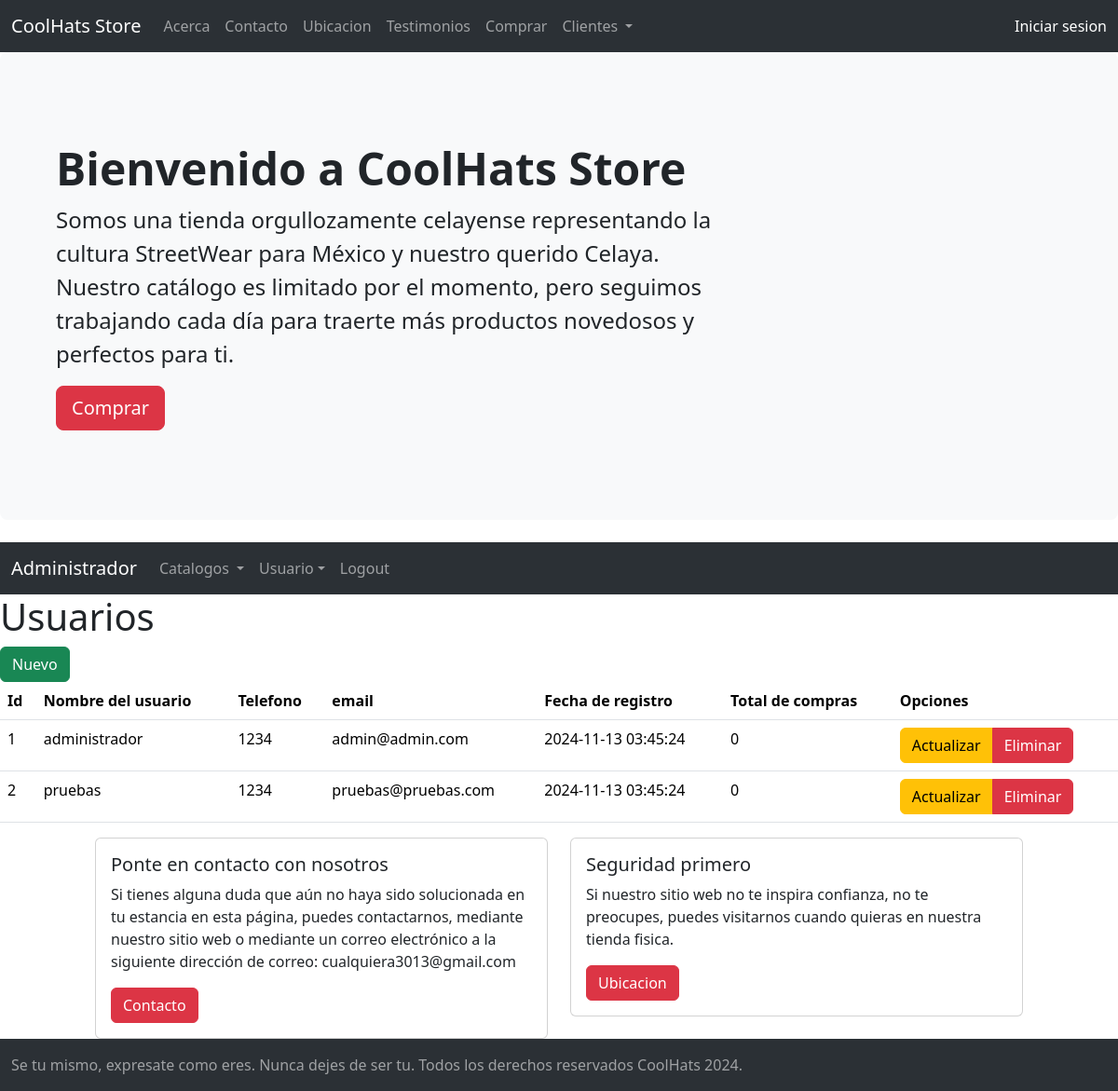
/admin/usuario.php (signed in), run on the app's committed database.
### tables this page shows
CREATE TABLE usuario (
    id INT AUTO_INCREMENT PRIMARY KEY,
    nombre_completo VARCHAR(100) NOT NULL,
    telefono VARCHAR(20),
    contrasena VARCHAR(50),
    email VARCHAR(100) NOT NULL UNIQUE,
    fecha_registro TIMESTAMP DEFAULT CURRENT_TIMESTAMP,
    total_compras INT DEFAULT 0
);

### sistema.class.php (called while the page is built, shortened)
<?php
    class sistema {
        function conexion(){
            $this -> con = new PDO(SGBD.':host='.DBHOST.';dbname='.DBNAME.';port='.DBPORT, DBUSER, DBPASS);
        }
    }
?>

### admin/usuario.class.php (called while the page is built, shortened)
<?php
 require_once ('../sistema.class.php');
 class usuario extends sistema {
    function readAll (){
        $consulta ='select * from usuario;';
        $sql = $this->con->prepare ($consulta);
        $sql -> execute();
        $result = $sql -> fetchALL(PDO::FETCH_ASSOC);
        return $result;
    }
 }
?>

### admin/views/usuario/index.php (the view, shortened to what this page needs)
<?php require('views/header/headerAdministrador.php');?>
  <h1>Usuarios</h1>
  <a href="usuario.php?accion=crear" class="btn btn-success">Nuevo</a>
  <table class="table">
  <thead>
    <tr>
      <th scope="col">Id</th>
      <th scope="col">Nombre del usuario</th>
      <th scope="col">Telefono</th>
      <th scope="col">email</th>
      <th scope="col">Fecha de registro</th>
      <th scope="col">Total de compras</th>
      <th scope="col">Opciones</th>
    </tr>
  </thead>
  <tbody>
    <?php foreach($usuarios as $usuario): ?>
    <tr>
      <td><?php echo $usuario ['id']; ?></td>
      <td><?php echo $usuario ['nombre_completo']; ?></td>
      <td><?php echo $usuario ['telefono']; ?></td>
      <td><?php echo $usuario ['email']; ?></td>
      <td><?php echo $usuario ['fecha_registro']; ?></td>
      <td><?php echo $usuario ['total_compras']; ?></td>
      <td>
        <div class="btn-group" role="group" aria-label="Basic radio toggle button group">
          <a href="usuario.php?accion=actualizar&id=<?php echo $usuario ['id']; ?>" class="btn btn-warning">Actualizar</a>
          <a href="usuario.php?accion=eliminar&id=<?php echo $usuario ['id']; ?>" class="btn btn-danger">Eliminar</a>
        </div>
      </td>
    </tr>
    <?php endforeach; ?>
  </tbody>
</table>
<?php require('views/footer.php')?>

### css/main.css (style rules this page uses)
* { margin: 0px; padding: 0px; }

### data on the page
usuario: id "1", nombre_completo "administrador", telefono "1234", email "admin@admin.com", fecha_registro "2024-11-13 03:45:24", total_compras "0"
usuario: id "2", nombre_completo "pruebas", telefono "1234", email "pruebas@pruebas.com", fecha_registro "2024-11-13 03:45:24", total_compras "0"
